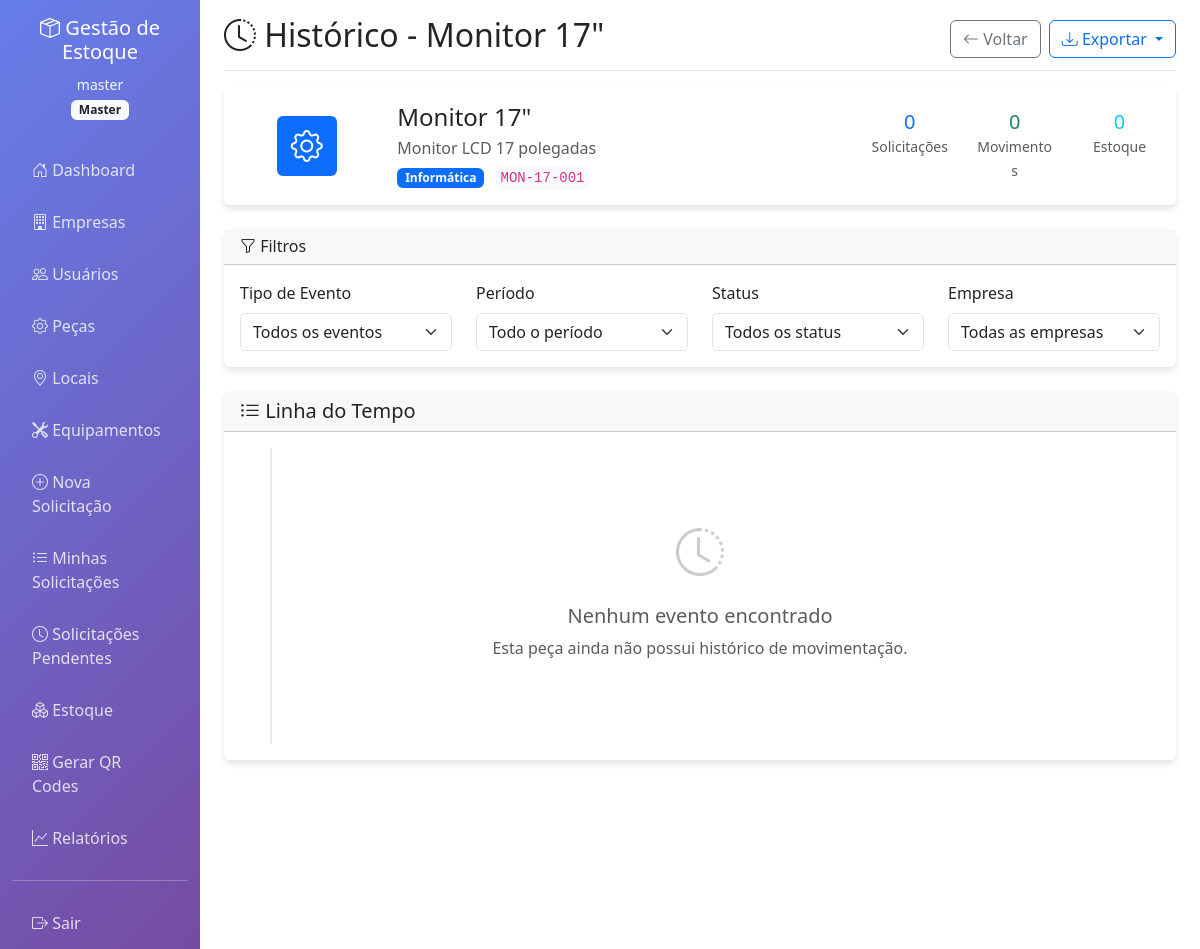
/parts/1/history (signed in), run on the app's committed database.
### app.py (models this page shows)
class User(UserMixin, db.Model):
    id = db.Column(db.Integer, primary_key=True)
    username = db.Column(db.String(80), unique=True, nullable=False)
    email = db.Column(db.String(120), unique=True, nullable=False)
    password_hash = db.Column(db.String(255), nullable=False)
    role = db.Column(db.String(20), nullable=False)  # master, admin, solicitante, receptor
    company_id = db.Column(db.Integer, db.ForeignKey('company.id'), nullable=True)
    is_active = db.Column(db.Boolean, default=True)
    created_at = db.Column(db.DateTime, default=datetime.utcnow)
    company = db.relationship('Company', backref='users')

class Part(db.Model):
    id = db.Column(db.Integer, primary_key=True)
    name = db.Column(db.String(100), nullable=False)
    description = db.Column(db.Text)
    part_number = db.Column(db.String(50))
    base_code = db.Column(db.String(20), unique=True)
    category = db.Column(db.String(50))
    unit_measure = db.Column(db.String(20))  # unidade, kg, metro, etc
    is_active = db.Column(db.Boolean, default=True)
    created_at = db.Column(db.DateTime, default=datetime.utcnow)

### app.py (the view, shortened to what this page needs)
@app.route('/parts/<int:id>/history')
@login_required
@role_required('master', 'admin', 'receptor')
def part_history(id):
    part = Part.query.get_or_404(id)
    requests_history = db.session.query(Request, RequestItem, User, Company, Location).join(
        RequestItem, Request.id == RequestItem.request_id
    ).join(
        User, Request.requester_id == User.id
    ).join(
        Company, Request.company_id == Company.id
    ).join(
        Location, Request.location_id == Location.id
    ).filter(
        RequestItem.part_id == part.id
    ).order_by(Request.created_at.desc()).all()
    if current_user.role != 'master':
        requests_history = [r for r in requests_history if r[0].company_id == current_user.company_id]
    stock_movements = []
    stock_movements.sort(key=lambda x: x['date'], reverse=True)
    return render_template('part_history.html',
                           part=part,
                           requests_history=requests_history,
                           stock_movements=stock_movements)

### app.py (called while the page is built)
@app.context_processor
def inject_now():
    return {'now': datetime.utcnow()}

def role_required(*roles):
    def decorator(f):
        @wraps(f)
        def decorated_function(*args, **kwargs):
            if not current_user.is_authenticated or current_user.role not in roles:
                flash('Acesso negado. Você não tem permissão para acessar esta página.', 'error')
                return redirect(url_for('dashboard'))
            return f(*args, **kwargs)
        return decorated_function
    return decorator

@login_manager.user_loader
def load_user(user_id):
    return User.query.get(int(user_id))

### templates/part_history.html (shortened to what this page needs)
{% extends "base.html" %}
{% block content %}
<div class="d-flex justify-content-between flex-wrap flex-md-nowrap align-items-center pt-3 pb-2 mb-3 border-bottom">
    <h1 class="h2">
        <i class="bi bi-clock-history"></i> Histórico - {{ part.name }}
    </h1>
    <div class="btn-toolbar mb-2 mb-md-0">
        <a href="{{ url_for('view_part', id=part.id) }}" class="btn btn-outline-secondary">
            <i class="bi bi-arrow-left"></i> Voltar
        </a>
        <div class="btn-group ms-2">
            <button type="button" class="btn btn-outline-primary dropdown-toggle" data-bs-toggle="dropdown">
                <i class="bi bi-download"></i> Exportar
            </button>
        </div>
    </div>
</div>
<div class="card mb-4">
    <div class="card-body">
        <div class="row align-items-center">
            <div class="col-md-2 text-center">
                <div class="avatar-lg bg-primary text-white rounded d-flex align-items-center justify-content-center mx-auto">
                    <i class="bi bi-gear" style="font-size: 2rem;"></i>
                </div>
            </div>
            <div class="col-md-6">
                <h4 class="mb-1">{{ part.name }}</h4>
                {% if part.description %}
                <p class="text-muted mb-1">{{ part.description }}</p>
                {% endif %}
                <div>
                    {% if part.category %}
                    <span class="badge bg-primary me-2">{{ part.category }}</span>
                    {% endif %}
                    {% if part.part_number %}
                    <code class="bg-light p-1 rounded">{{ part.part_number }}</code>
                    {% endif %}
                </div>
            </div>
            <div class="col-md-4">
                <div class="row text-center">
                    <div class="col-4">
                        <div class="h5 mb-0 text-primary">{{ requests_history|length }}</div>
                        <small class="text-muted">Solicitações</small>
                    </div>
                    <div class="col-4">
                        <div class="h5 mb-0 text-success">{{ stock_movements|length }}</div>
                        <small class="text-muted">Movimentos</small>
                    </div>
                    <div class="col-4">
                        <div class="h5 mb-0 text-info">{{ part.stocks|sum(attribute='quantity') }}</div>
                        <small class="text-muted">Estoque</small>
                    </div>
                </div>
            </div>
        </div>
    </div>
</div>
<div class="card mb-4">
    <div class="card-header">
        <h6 class="card-title mb-0">
            <i class="bi bi-funnel"></i> Filtros
        </h6>
    </div>
    <div class="card-body">
        <div class="row">
            <div class="col-md-3">
                <label for="filterType" class="form-label">Tipo de Evento</label>
                <select class="form-select" id="filterType" onchange="applyFilters()">
                    <option value="">Todos os eventos</option>
                </select>
            </div>
            <div class="col-md-3">
                <label for="filterPeriod" class="form-label">Período</label>
                <select class="form-select" id="filterPeriod" onchange="applyFilters()">
                    <option value="">Todo o período</option>
                </select>
            </div>
            <div class="col-md-3">
                <label for="filterStatus" class="form-label">Status</label>
                <select class="form-select" id="filterStatus" onchange="applyFilters()">
                    <option value="">Todos os status</option>
                </select>
            </div>
            <div class="col-md-3">
                <label for="filterCompany" class="form-label">Empresa</label>
                <select class="form-select" id="filterCompany" onchange="applyFilters()">
                    <option value="">Todas as empresas</option>
                </select>
            </div>
        </div>
    </div>
</div>
<div class="card">
    <div class="card-header">
        <h5 class="card-title mb-0">
            <i class="bi bi-list-ul"></i> Linha do Tempo
        </h5>
    </div>
    <div class="card-body">
        <div class="timeline" id="timeline">
            {% set all_events = [] %}
            {% for request, item, user, company, location in requests_history %}
            {% set _ = all_events.append({
                'date': request.created_at,
                'type': 'request',
                'data': {
                    'request': request,
                    'item': item,
                    'user': user,
                    'company': company,
                    'location': location
                }
            }) %}
            {% endfor %}
            {% for movement in stock_movements %}
            {% set _ = all_events.append({
                'date': movement.date,
                'type': 'stock',
                'data': movement
            }) %}
            {% endfor %}
            {% set sorted_events = all_events|sort(attribute='date', reverse=true) %}
            {% if not sorted_events %}
            <div class="text-center py-5">
                <i class="bi bi-clock-history" style="font-size: 3rem; color: #ccc;"></i>
                <h5 class="mt-3 text-muted">Nenhum evento encontrado</h5>
                <p class="text-muted">Esta peça ainda não possui histórico de movimentação.</p>
            </div>
            {% endif %}
        </div>
    </div>
</div>
{% endblock %}

### templates/base.html (shortened to what this page needs)
<!DOCTYPE html>
<html lang="pt-BR">
<head>
    <link href="https://cdn.jsdelivr.net/npm/bootstrap@5.3.0/dist/css/bootstrap.min.css" rel="stylesheet">
    <link href="https://cdn.jsdelivr.net/npm/bootstrap-icons@1.10.0/font/bootstrap-icons.css" rel="stylesheet">
</head>
<body>
    <div class="container-fluid">
        <div class="row">
            {% if current_user.is_authenticated %}
            <nav class="col-md-3 col-lg-2 d-md-block sidebar collapse">
                <div class="position-sticky pt-3">
                    <div class="text-center mb-4">
                        <h5 class="text-white">
                            <i class="bi bi-box-seam"></i>
                            Gestão de Estoque
                        </h5>
                        <small class="text-light">{{ current_user.username }}</small>
                        <br>
                        <span class="badge bg-light text-dark">{{ current_user.role|title }}</span>
                    </div>
                    <ul class="nav flex-column">
                        <li class="nav-item">
                            <a class="nav-link" href="{{ url_for('dashboard') }}">
                                <i class="bi bi-house-door"></i> Dashboard
                            </a>
                        </li>
                        {% if current_user.role == 'master' %}
                        <li class="nav-item">
                            <a class="nav-link" href="{{ url_for('manage_companies') }}">
                                <i class="bi bi-building"></i> Empresas
                            </a>
                        </li>
                        <li class="nav-item">
                            <a class="nav-link" href="{{ url_for('manage_users') }}">
                                <i class="bi bi-people"></i> Usuários
                            </a>
                        </li>
                        <li class="nav-item">
                            <a class="nav-link" href="{{ url_for('manage_parts') }}">
                                <i class="bi bi-gear"></i> Peças
                            </a>
                        </li>
                        {% endif %}
                        {% if current_user.role in ['admin', 'master'] %}
                        <li class="nav-item">
                            <a class="nav-link" href="{{ url_for('manage_locations') }}">
                                <i class="bi bi-geo-alt"></i> Locais
                            </a>
                        </li>
                        <li class="nav-item">
                            <a class="nav-link" href="{{ url_for('manage_equipments') }}">
                                <i class="bi bi-tools"></i> Equipamentos
                            </a>
                        </li>
                        {% endif %}
                        {% if current_user.role in ['solicitante', 'admin', 'master'] %}
                        <li class="nav-item">
                            <a class="nav-link" href="{{ url_for('new_request') }}">
                                <i class="bi bi-plus-circle"></i> Nova Solicitação
                            </a>
                        </li>
                        <li class="nav-item">
                            <a class="nav-link" href="{{ url_for('my_requests') }}">
                                <i class="bi bi-list-ul"></i> Minhas Solicitações
                            </a>
                        </li>
                        {% endif %}
                        {% if current_user.role in ['receptor', 'admin', 'master'] %}
                        <li class="nav-item">
                            <a class="nav-link" href="{{ url_for('pending_requests') }}">
                                <i class="bi bi-clock"></i> Solicitações Pendentes
                            </a>
                        </li>
                        <li class="nav-item">
                            <a class="nav-link" href="{{ url_for('manage_stock') }}">
                                <i class="bi bi-boxes"></i> Estoque
                            </a>
                        </li>
                        <li class="nav-item">
                            <a class="nav-link" href="{{ url_for('generate_qr_codes') }}">
                                <i class="bi bi-qr-code"></i> Gerar QR Codes
                            </a>
                        </li>
                        {% endif %}
                        {% if current_user.role in ['admin', 'master', 'receptor'] %}
                        <li class="nav-item">
                            <a class="nav-link" href="{{ url_for('reports') }}">
                                <i class="bi bi-graph-up"></i> Relatórios
                            </a>
                        </li>
                        {% endif %}
                    </ul>
                    <hr class="text-white">
                    <ul class="nav flex-column">
                        <li class="nav-item">
                            <a class="nav-link" href="{{ url_for('logout') }}">
                                <i class="bi bi-box-arrow-right"></i> Sair
                            </a>
                        </li>
                    </ul>
                </div>
            </nav>
            {% endif %}
            <main class="col-md-9 ms-sm-auto col-lg-10 px-md-4">
                {% block content %}{% endblock %}
            </main>
        </div>
    </div>
</body>
</html>

### templates/base.html (style rules this page uses)
.sidebar { min-height: 100vh; background: linear-gradient(135deg, #667eea 0%, #764ba2 100%); }
.nav-link { color: rgba(255, 255, 255, 0.8) !important; padding: 12px 20px; margin: 2px 0; border-radius: 8px; transition: all 0.3s ease; }
.card { border: none; box-shadow: 0 4px 6px rgba(0, 0, 0, 0.1); transition: transform 0.2s ease; }

### templates/part_history.html (style rules this page uses)
.timeline { position: relative; padding: 20px 0; }
.timeline::before { content: ''; position: absolute; left: 30px; top: 0; bottom: 0; width: 2px; background: #e9ecef; }
.avatar-lg { width: 60px; height: 60px; }

### data on the page
User: username "master", role "Master"
Part: name "Monitor 17\"", description "Monitor LCD 17 polegadas", category "Informática", part_number "MON-17-001"

### other printed values
{{ requests_history|length }} "0"
{{ stock_movements|length }} "0"
{{ part.stocks|sum(attribute='quantity') }} "0"
